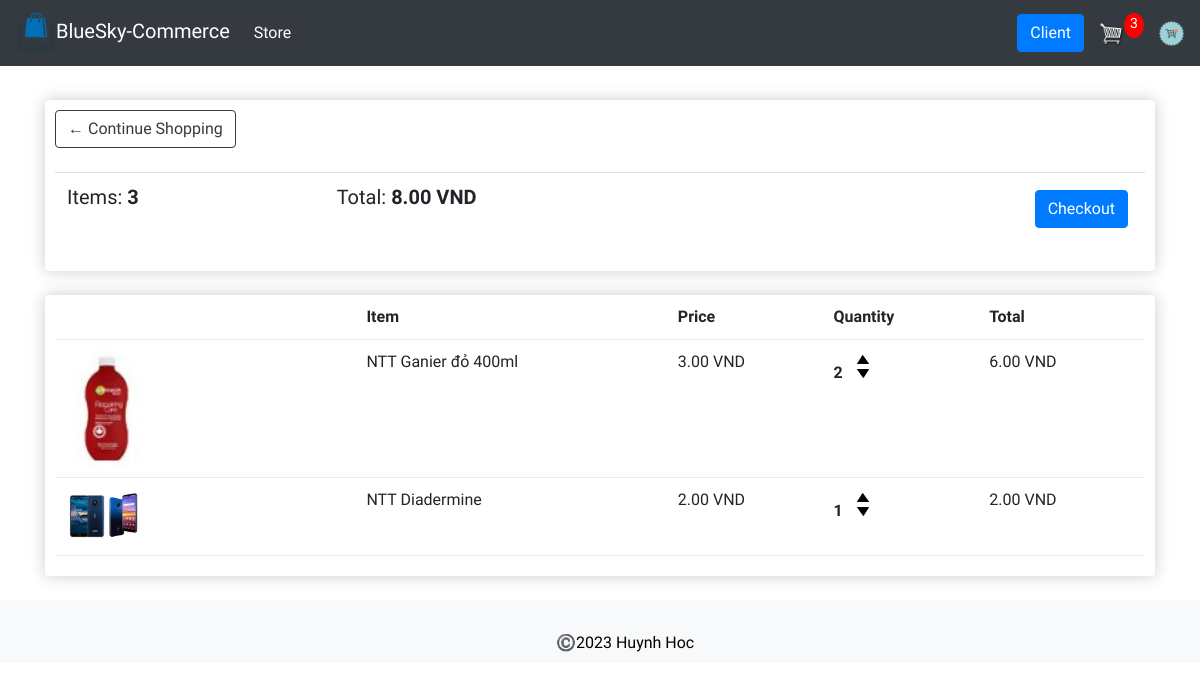
/cart/ (signed in), run on an earlier commit of the app's database.
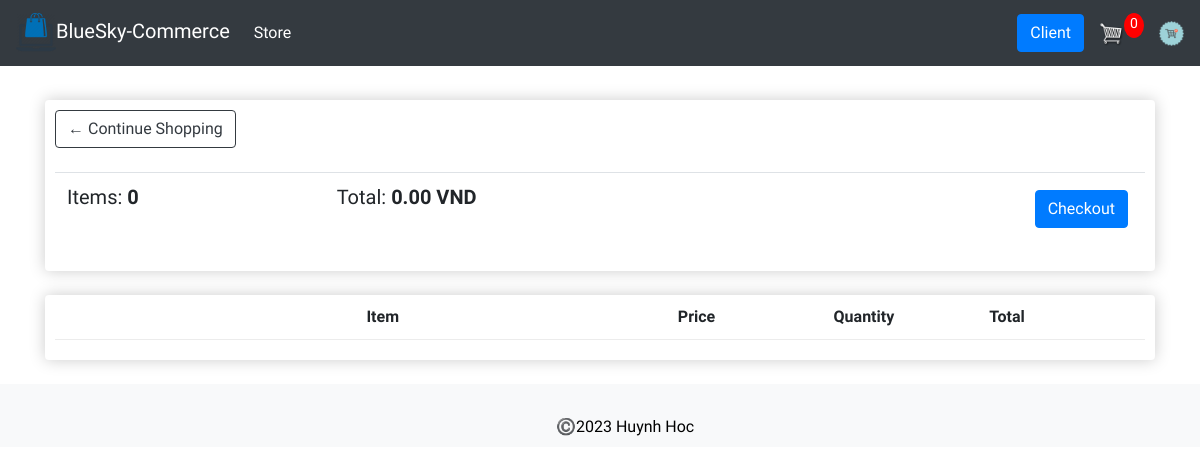
And on a later commit of the database.
### store/models.py (models this page shows, shortened)
class Order(models.Model):
    customer = models.ForeignKey(Customer, on_delete=models.SET_NULL, null=True, blank=True)
    date_order = models.DateTimeField(auto_now_add=True)
    complete = models.BooleanField(default=False, null=True, blank=True)
    transaction_id = models.CharField(max_length=200, null=True)
    @property
    def get_cart_total(self):
        orderitems = self.orderitem_set.all()
        total = sum([item.get_total for item in orderitems])
        return total
    @property
    def get_cart_items(self):
        orderitems = self.orderitem_set.all()
        total = sum([item.quantity for item in orderitems])
        return total

class OrderItem(models.Model):
    product = models.ForeignKey(Product, on_delete=models.SET_NULL, null=True)
    order = models.ForeignKey(Order, on_delete=models.SET_NULL, null=True)
    quantity = models.IntegerField(default=0, null=True, blank=True)
    date_added = models.DateTimeField(auto_now_add=True)
    @property
    def get_total(self):
        total = self.product.price * self.quantity
        return total

class Product(models.Model):
    productId = models.CharField(max_length=20, null=False)
    name = models.CharField(max_length=200, null=False)
    price = models.FloatField(max_length=200, null=True)
    quantity = models.IntegerField(default=0, null=True, blank=True)
    digital = models.BooleanField(default=False, null=True, blank=True)
    image = models.ImageField(null=True, blank=True)
    @property
    def imageURL(self):
        try:
            url = self.image.url
        except Exception as ex:
            print("ex url: ", ex)
            url = ''
        return url

### store/views.py (the view)
# urls.py: path('cart/', views.cart, name="cart"),
def cart(request):
    data = cartData(request)
    cartItems = data['cartItems']
    order = data['order']
    items = data['items']
    context = {'items': items, 'order': order, 'cartItems': cartItems}
    return render(request, 'store/cart.html', context)

### store/utils.py (called while the page is built)
def cartData(request):
    if request.user.is_authenticated:
        customer = request.user.customer
        order, created = Order.objects.get_or_create(customer=customer, complete=False)
        items = order.orderitem_set.all()
        cartItems = order.get_cart_items
    else:
        cookieData = cookieCart(request)
        cartItems = cookieData['cartItems']
        order = cookieData['order']
        items = cookieData['items']
    return {'cartItems': cartItems, 'order': order, 'items': items}

### templates/store/cart.html (shortened to what this page needs)
{% extends 'store/main.html' %}
{% load static %}
{% block content %}
	<div class="row">
		<div class="col-lg-12">
			<div class="box-element">
				<a  class="btn btn-outline-dark" href="{% url 'store' %}">&#x2190; Continue Shopping</a>
				<br>
				<br>
				<table class="table">
					<tr>
						<th><h5>Items: <strong>{{order.get_cart_items}}</strong></h5></th>
						<th><h5>Total:<strong> {{order.get_cart_total|floatformat:2}} VND</strong></h5></th>
						<th>
							<a  style="float:right; margin:5px;" class="btn btn-primary" href="{% url 'checkout' %}">Checkout</a>
						</th>
					</tr>
				</table>
			</div>
			<br>
			<div class="box-element">
				<div class="cart-row">
					<div style="flex:2"><strong>Item</strong></div>
					<div style="flex:1"><strong>Price</strong></div>
					<div style="flex:1"><strong>Quantity</strong></div>
					<div style="flex:1"><strong>Total</strong></div>
				</div>
				{% for item in items %}
				<div class="cart-row">
					<div style="flex:2"><img class="row-image" src="{{item.product.imageURL}}"></div>
					<div style="flex:2"><p>{{item.product.name}}</p></div>
					<div style="flex:1"><p>{{item.product.price|floatformat:2}} VND</p></div>
					<div style="flex:1">
						<p class="quantity">{{item.quantity}}</p>
						<div class="quantity">
							<img data-product="{{item.product.id}}" data-action="add" class="chg-quantity update-cart" src="{% static  'images/arrow-up.png' %}">
							<img data-product="{{item.product.id}}" data-action="remove" class="chg-quantity update-cart" src="{% static  'images/arrow-down.png' %}">
						</div>
					</div>
					<div style="flex:1"><p>{{item.get_total|floatformat:2}} VND</p></div>
				</div>
				{% endfor %}
			</div>
		</div>
	</div>
{% endblock content %}

What changed in the data, as far as the page shows it:
no longer on this page (row edited): Order: get_cart_items "3", get_cart_total "8.00"
no longer on this page (row edited): OrderItem: product.imageURL (picture), product.name "NTT Ganier đỏ 400ml", product.price "3.00", quantity "2", get_total "6.00"
removed OrderItem: product.imageURL (picture), product.name "NTT Diadermine", product.price "2.00", quantity "1", get_total "2.00"
added Order: get_cart_items "0", get_cart_total "0.00"
Also different on the page:
{{ cartItems }}: "3" → "0"
